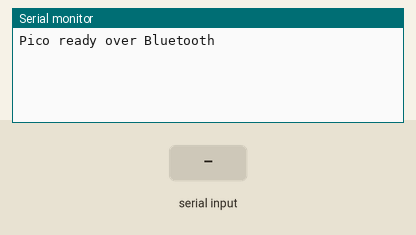
This sketch was run on a simulated Arduino Mega 2560, built with avr-gcc and run on an emulated ATmega2560. On the bench: the last lines printed to the serial monitor. The inputs (shaded band) are chosen by the test bench.

Above: at 1.2 s.
1.3 s: "1" received over the second serial link
At 2.2 s:
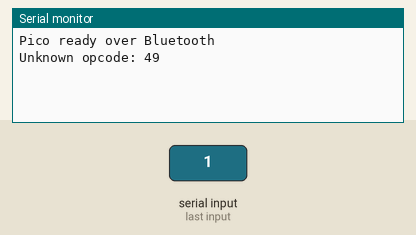
2.8 s: "0" received over the second serial link
At 3.3 s:
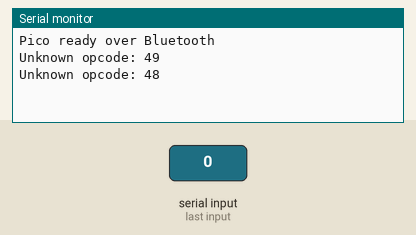
4.3 s: "2" received over the second serial link
At 5.7 s:
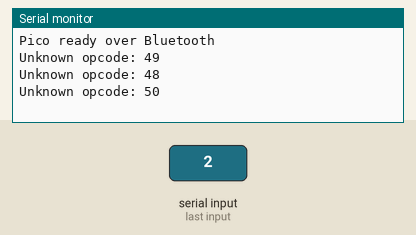

The sketch:

bletest.ino
```cpp
void setup()
{
    Serial.begin(38400); // HC-05 default baud rate
    Serial1.begin(9600); // HC-05 default baud rate
    while (!Serial)
        ; // Wait for serial port to be ready (optional)

    Serial.println("Pico ready over Bluetooth");
}

void loop()
{
    if (Serial1.available())
    {
        byte opcode = Serial1.read();

        switch (opcode)
        {
        case 0x01:
            Serial.println("LED ON");
            break;
        case 0x02:
            Serial.println("LED OFF");
            break;
        default:
            Serial.print("Unknown opcode: ");
            Serial.println(opcode);
            break;
        }
    }
}
```

Measured:
- after the input at 1.3 s, the serial monitor: prints a new line at once (image 1)
- after the input at 2.8 s, the serial monitor: prints a new line at once (image 2)
- after the input at 4.3 s, the serial monitor: prints a new line at once (image 3)
